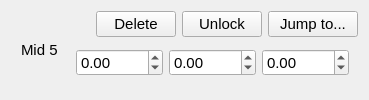
       <widget class="QWidget" name="mid5Wig" native="true">
        <layout class="QGridLayout" name="gridLayout_6">
         <property name="verticalSpacing">
          <number>0</number>
         </property>
         <item row="1" column="6" colspan="5">
          <widget class="QWidget" name="widget_4" native="true">
           <layout class="QGridLayout" name="gridLayout_15">
            <item row="0" column="0">
             <widget class="QDoubleSpinBox" name="mid5X">
              <property name="sizePolicy">
               <sizepolicy hsizetype="Fixed" vsizetype="Fixed">
                <horstretch>0</horstretch>
                <verstretch>0</verstretch>
               </sizepolicy>
              </property>
              <property name="minimumSize">
               <size>
                <width>60</width>
                <height>0</height>
               </size>
              </property>
              <property name="font">
               <font>
                <family>Arial</family>
                <pointsize>11</pointsize>
               </font>
              </property>
              <property name="focusPolicy">
               <enum>Qt::StrongFocus</enum>
              </property>
              <property name="styleSheet">
               <string notr="true"/>
              </property>
              <property name="showGroupSeparator" stdset="0">
               <bool>false</bool>
              </property>
              <property name="minimum">
               <double>-1000.000000000000000</double>
              </property>
              <property name="maximum">
               <double>1000.000000000000000</double>
              </property>
             </widget>
            </item>
            <item row="0" column="1">
             <widget class="QDoubleSpinBox" name="mid5Y">
              <property name="sizePolicy">
               <sizepolicy hsizetype="Fixed" vsizetype="Fixed">
                <horstretch>0</horstretch>
                <verstretch>0</verstretch>
               </sizepolicy>
              </property>
              <property name="minimumSize">
               <size>
                <width>60</width>
                <height>0</height>
               </size>
              </property>
              <property name="font">
               <font>
                <family>Arial</family>
                <pointsize>11</pointsize>
               </font>
              </property>
              <property name="focusPolicy">
               <enum>Qt::StrongFocus</enum>
              </property>
              <property name="styleSheet">
               <string notr="true"/>
              </property>
              <property name="minimum">
               <double>-1000.000000000000000</double>
              </property>
              <property name="maximum">
               <double>1000.000000000000000</double>
              </property>
             </widget>
            </item>
            <item row="0" column="2">
             <widget class="QDoubleSpinBox" name="mid5Z">
              <property name="sizePolicy">
               <sizepolicy hsizetype="Fixed" vsizetype="Fixed">
                <horstretch>0</horstretch>
                <verstretch>0</verstretch>
               </sizepolicy>
              </property>
              <property name="minimumSize">
               <size>
                <width>60</width>
                <height>0</height>
               </size>
              </property>
              <property name="font">
               <font>
                <family>Arial</family>
                <pointsize>11</pointsize>
               </font>
              </property>
              <property name="focusPolicy">
               <enum>Qt::StrongFocus</enum>
              </property>
              <property name="minimum">
               <double>-1000.000000000000000</double>
              </property>
              <property name="maximum">
               <double>1000.000000000000000</double>
              </property>
             </widget>
            </item>
           </layout>
          </widget>
         </item>
         <item row="0" column="6" colspan="2">
          <widget class="qSlicerMarkupsPlaceWidget" name="mid5Point">
           <property name="sizePolicy">
            <sizepolicy hsizetype="Preferred" vsizetype="Preferred">
             <horstretch>0</horstretch>
             <verstretch>0</verstretch>
            </sizepolicy>
           </property>
           <property name="minimumSize">
            <size>
             <width>0</width>
             <height>0</height>
            </size>
           </property>
           <property name="font">
            <font>
             <family>Arial</family>
             <pointsize>11</pointsize>
            </font>
           </property>
           <property name="buttonsVisible">
            <bool>false</bool>
           </property>
           <property name="deleteAllMarkupsOptionVisible">
            <bool>false</bool>
           </property>
           <property name="placeMultipleMarkups">
            <enum>qSlicerMarkupsPlaceWidget::ForcePlaceSingleMarkup</enum>
           </property>
           <property name="placeModeEnabled">
            <bool>false</bool>
           </property>
           <property name="deleteButton().show()" stdset="0">
            <bool>true</bool>
           </property>
           <property name="placeButton().show()" stdset="0">
            <bool>true</bool>
           </property>
          </widget>
         </item>
         <item row="0" column="10">
          <widget class="QPushButton" name="mid5JumpButton">
           <property name="sizePolicy">
            <sizepolicy hsizetype="Preferred" vsizetype="Fixed">
             <horstretch>0</horstretch>
             <verstretch>0</verstretch>
            </sizepolicy>
           </property>
           <property name="minimumSize">
            <size>
             <width>90</width>
             <height>25</height>
            </size>
           </property>
           <property name="font">
            <font>
             <family>Arial</family>
             <pointsize>11</pointsize>
            </font>
           </property>
           <property name="styleSheet">
            <string notr="true"/>
           </property>
           <property name="text">
            <string>Jump to...</string>
           </property>
           <attribute name="buttonGroup">
            <string notr="true">fidButtonGroup</string>
           </attribute>
          </widget>
         </item>
         <item row="0" column="9">
          <widget class="QPushButton" name="mid5LockButton">
           <property name="sizePolicy">
            <sizepolicy hsizetype="Preferred" vsizetype="Fixed">
             <horstretch>0</horstretch>
             <verstretch>0</verstretch>
            </sizepolicy>
           </property>
           <property name="minimumSize">
            <size>
             <width>80</width>
             <height>25</height>
            </size>
           </property>
           <property name="font">
            <font>
             <family>Arial</family>
             <pointsize>11</pointsize>
            </font>
           </property>
           <property name="styleSheet">
            <string notr="true"/>
           </property>
           <property name="text">
            <string>Unlock</string>
           </property>
           <attribute name="buttonGroup">
            <string notr="true">fidButtonGroup</string>
           </attribute>
          </widget>
         </item>
         <item row="0" column="0" rowspan="2">
          <widget class="QLabel" name="label_13">
           <property name="sizePolicy">
            <sizepolicy hsizetype="Fixed" vsizetype="Preferred">
             <horstretch>0</horstretch>
             <verstretch>0</verstretch>
            </sizepolicy>
           </property>
           <property name="minimumSize">
            <size>
             <width>50</width>
             <height>0</height>
            </size>
           </property>
           <property name="font">
            <font>
             <family>Arial</family>
             <pointsize>11</pointsize>
            </font>
           </property>
           <property name="text">
            <string>Mid 5</string>
           </property>
           <property name="indent">
            <number>10</number>
           </property>
          </widget>
         </item>
         <item row="0" column="8">
          <widget class="QPushButton" name="mid5DelButton">
           <property name="sizePolicy">
            <sizepolicy hsizetype="Preferred" vsizetype="Fixed">
             <horstretch>0</horstretch>
             <verstretch>0</verstretch>
            </sizepolicy>
           </property>
           <property name="minimumSize">
            <size>
             <width>70</width>
             <height>25</height>
            </size>
           </property>
           <property name="font">
            <font>
             <family>Arial</family>
             <pointsize>11</pointsize>
            </font>
           </property>
           <property name="styleSheet">
            <string notr="true"/>
           </property>
           <property name="text">
            <string>Delete</string>
           </property>
           <attribute name="buttonGroup">
            <string notr="true">fidButtonGroup</string>
           </attribute>
          </widget>
         </item>
        </layout>
       </widget>
